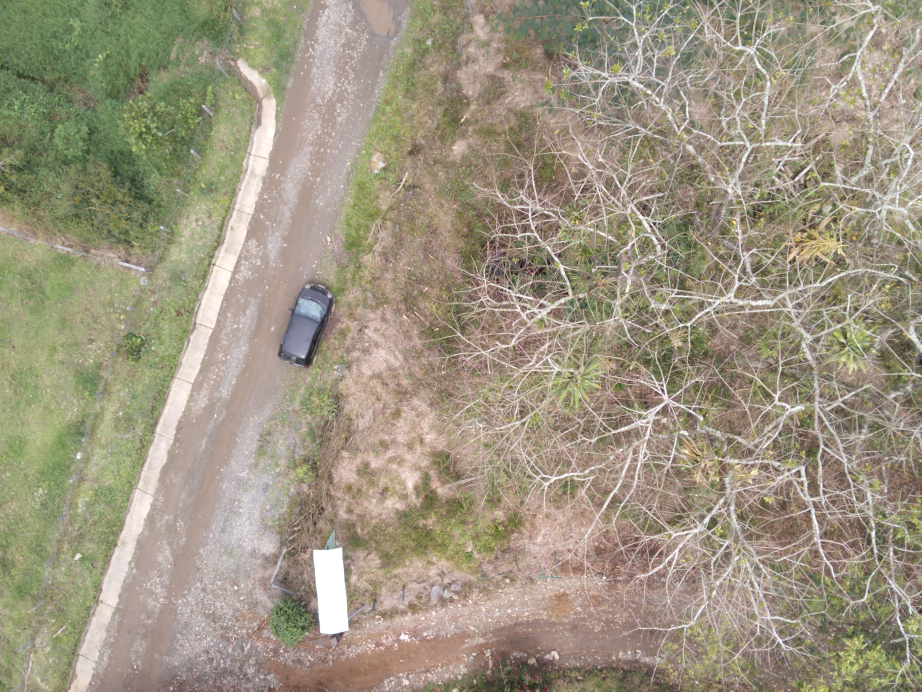
#> input picture c_gan/pre_process/sequoia_images/img_RGB.JPG, 4608 x 3456 px, found by its file name (shown at 1/5 size)
$ python registration.py
#> lines starting #> are read from the running program, lines starting #| are printed output that depends on the picture; after the words box and inside, x2 and y2 are one past the last pixel; in counts of white or black regions, pixels touching at a corner belong together
import cv2
import numpy as np

class ProyectividadOpenCV():

    error_reproyeccion = 4

    def __init__(self):
        pass

    def estabilizador_imagen(self, imagen_base, imagen_a_estabilizar, radio=0.75, error_reproyeccion=4.0,
                             coincidencias=False):

        (kpsBase, featuresBase) = self.obtener_puntos_interes(imagen_base)
        (kpsAdicional, featuresAdicional) = self.obtener_puntos_interes(imagen_a_estabilizar)

        M = self.encontrar_coincidencias(imagen_base, imagen_a_estabilizar, kpsBase, kpsAdicional, featuresBase,
                                         featuresAdicional, radio)

        if M is None:
            print("pocas coincidencias")
            return None

        if len(M) > 4:
            (H, status) = self.encontrar_H_RANSAC_Estable(M, kpsBase, kpsAdicional, error_reproyeccion)
            estabilizada = cv2.warpPerspective(imagen_base, H, (imagen_base.shape[1], imagen_base.shape[0]))
            return estabilizada
        print("sin coincidencias")
        return None

    def img_alignment_sequoia(self, img_RGB, stb_NIR, img_RED):

        stb_RGB = self.estabilizador_imagen(img_RGB, stb_NIR)
        stb_RED = self.estabilizador_imagen(img_RED, stb_NIR)

        return stb_RGB, stb_NIR, stb_RED

    def obtener_puntos_interes(self, imagen):

        descriptor = cv2.SIFT_create()
        (kps, features) = descriptor.detectAndCompute(imagen, None)

        return kps, features

    def encontrar_coincidencias(self, img1, img2, kpsA, kpsB, featuresA, featuresB, ratio):

        matcher = cv2.DescriptorMatcher_create("BruteForce")
        rawMatches = matcher.knnMatch(featuresA, featuresB, 2)
        matches = []

        for m in rawMatches:
            if len(m) == 2 and m[0].distance < m[1].distance * ratio:
                matches.append((m[0].trainIdx, m[0].queryIdx))

        return matches

    def encontrar_H_RANSAC_Estable(self, matches, kpsA, kpsB, reprojThresh):

        if len(matches) > 4:
            ptsA = np.float32([kpsA[i].pt for (_, i) in matches])
            ptsB = np.float32([kpsB[i].pt for (i, _) in matches])

            (H, status) = cv2.findHomography(ptsA, ptsB, cv2.RANSAC, reprojThresh)

            return (H, status)

        return None

def main():
    width = 700
    height = 500

    example_2 = ProyectividadOpenCV()

    img_RGB = cv2.imread("c_gan/pre_process/sequoia_images/img_RGB.JPG", 0)
#> img_RGB: shape (3456, 4608); min 18, max 255, mean 149.3
    img_RED = cv2.imread("c_gan/pre_process/sequoia_images/img_RED.TIF", 0)
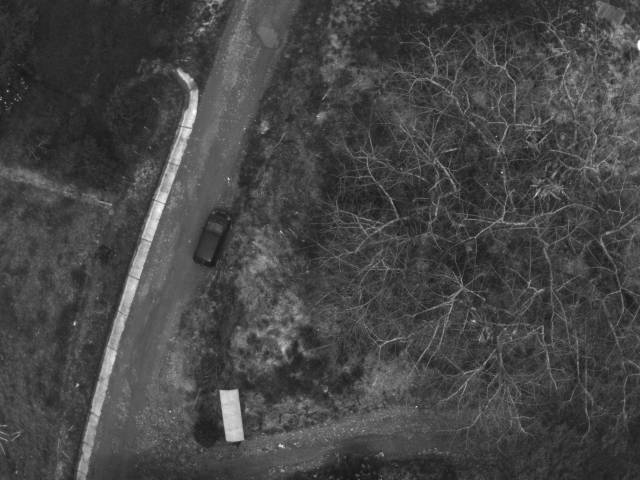
#> input picture c_gan/pre_process/sequoia_images/img_RED.TIF, 1280 x 960 px, found by its file name (shown at 1/2 size)
#> img_RED is the input picture: shape (960, 1280); min 20, max 255, mean 69.8
    img_NIR = cv2.imread("c_gan/pre_process/sequoia_images/img_NIR.TIF", 0)
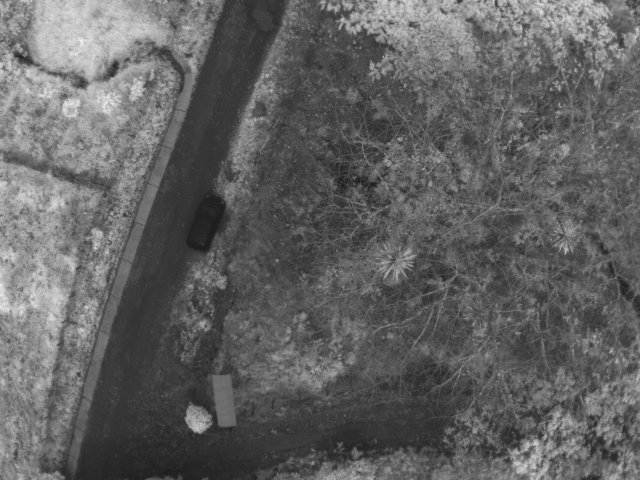
#> input picture c_gan/pre_process/sequoia_images/img_NIR.TIF, 1280 x 960 px, found by its file name (shown at 1/2 size)
#> img_NIR is the input picture: shape (960, 1280); min 25, max 255, mean 98.1

    img_RGB = cv2.resize(img_RGB, (width, height), interpolation=cv2.INTER_LINEAR)
#> img_RGB: shape (500, 700)
    img_NIR = cv2.resize(img_NIR, (width, height), interpolation=cv2.INTER_LINEAR)
#> img_NIR: shape (500, 700)
    img_RED = cv2.resize(img_RED, (width, height), interpolation=cv2.INTER_LINEAR)
#> img_RED: shape (500, 700)

    merged_fix_bad = cv2.merge((img_RGB, img_NIR, img_RED))
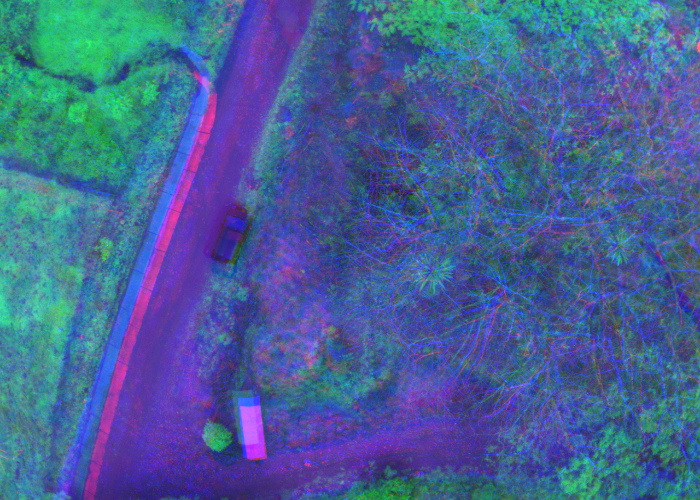
#> merged_fix_bad: shape (500, 700, 3); mean of channels 0, 1, 2 149.2, 97.9, 69.7; drawn as B, G, R

    stb_RGB, stb_NIR, stb_RED = example_2.img_alignment_sequoia(img_RGB, img_NIR, img_RED)
#> in obtener_puntos_interes, `(kps, features) = descriptor.detectAndCompute(imagen, None)`: kps = 3347 keypoints; strongest (x, y, size): (422, 187, 2), (663, 386, 2.5), (505, 280, 1.9), (428, 197, 1.9)
#> in estabilizador_imagen, `(kpsBase, featuresBase) = self.obtener_puntos_interes(imagen_base)`: kpsBase has the same summary as kps in obtener_puntos_interes
#> in obtener_puntos_interes (call 2), `(kps, features) = descriptor.detectAndCompute(imagen, None)`: kps = 3786 keypoints; strongest (x, y, size): (215, 439, 16), (89, 86, 9.5), (123, 72, 10.6), (27, 61, 12.6)
#> in estabilizador_imagen, `(kpsAdicional, featuresAdicional) = self.obtener_puntos_interes(imagen..`: kpsAdicional has the same summary as kps in obtener_puntos_interes
#> in encontrar_coincidencias, `rawMatches = matcher.knnMatch(featuresA, featuresB, 2)`: rawMatches = 3347 matches
#> after the loop in encontrar_coincidencias, `for m in rawMatches:`: matches = [(2073, 302), (977, 424), (1568, 509), (1024, 590), (1170, 599), (1620, 1156), (1726, 1279), (2152, 1679), (2629, 2326)]
#> in estabilizador_imagen, `M = self.encontrar_coincidencias(imagen_base, imagen_a_estabilizar, kp..`: M has the same summary as matches in encontrar_coincidencias
#> in encontrar_H_RANSAC_Estable, `ptsA = np.float32([kpsA[i].pt for (_, i) in matches])`: ptsA = [[135.5, 286.3], [188.2, 171.7], [228.5, 217.7], [251.7, 456.9], [257.2, 460], [392.8, 227.8], [412.9, 225.8], [482.1, 326.5], [571.1, 222.3]]
#> in encontrar_H_RANSAC_Estable, `ptsB = np.float32([kpsB[i].pt for (i, _) in matches])`: ptsB = [[462.9, 344.7], [184.9, 170.6], [379.1, 377], [205.2, 428.5], [251.7, 446.5], [388.3, 224.9], [409.4, 222.6], [476.7, 320.5], [557.3, 221]]
#> in encontrar_H_RANSAC_Estable, `(H, status) = cv2.findHomography(ptsA, ptsB, cv2.RANSAC, reprojThresh)`: H = [[1.07, -0.0453, -6.79], [0.0443, 0.912, 6.97], [0.000163, -0.000133, 1]]; status = [0, 1, 0, 0, 1, 1, 1, 0, 1]
#> in estabilizador_imagen, `estabilizada = cv2.warpPerspective(imagen_base, H, (imagen_base.shape[..`:
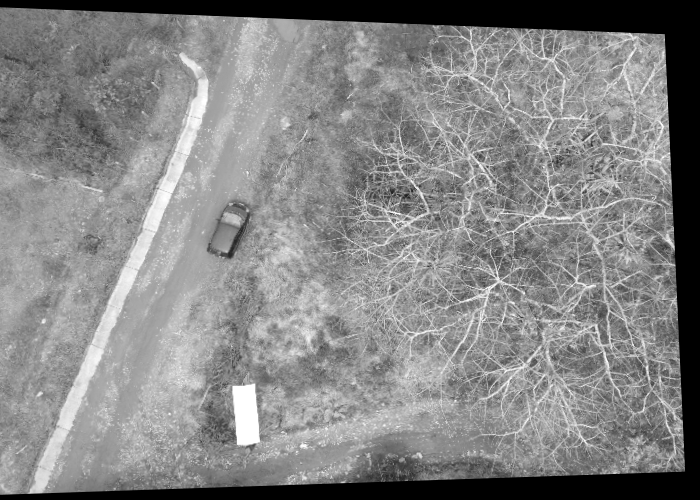
#> estabilizada: shape (500, 700); min 0, max 255, mean 133.5
#> in obtener_puntos_interes (call 3), `(kps, features) = descriptor.detectAndCompute(imagen, None)`: kps = 1736 keypoints; strongest (x, y, size): (251, 419, 17.2), (255, 447, 15.9), (85, 401, 2.2), (208, 120, 11)
#> in estabilizador_imagen (call 2), `(kpsBase, featuresBase) = self.obtener_puntos_interes(imagen_base)`: kpsBase has the same summary as kps in obtener_puntos_interes
#> in obtener_puntos_interes (call 4), `(kps, features) = descriptor.detectAndCompute(imagen, None)`: kps = 3786 keypoints; strongest (x, y, size): (215, 439, 16), (89, 86, 9.5), (123, 72, 10.6), (27, 61, 12.6)
#> in encontrar_coincidencias (call 2), `rawMatches = matcher.knnMatch(featuresA, featuresB, 2)`: rawMatches = 1736 matches
#> in encontrar_H_RANSAC_Estable (call 2), `ptsA = np.float32([kpsA[i].pt for (_, i) in matches])`: ptsA = 15 rows, first 8: [98.19, 451.4], [100.5, 461.3], [110.6, 389.2], [169.9, 247.2], [179.7, 209.5], [191.3, 188.3], [210.2, 140.6], [259.8, 462]
#> in encontrar_H_RANSAC_Estable (call 2), `ptsB = np.float32([kpsB[i].pt for (i, _) in matches])`: ptsB = 15 rows, first 8: [462.9, 344.7], [98.86, 413.9], [170.9, 197.4], [194.3, 149.9], [172.4, 191.9], [184.9, 170.6], [194.3, 149.9], [251.7, 446.5]

    mask_RGB = (stb_RGB > 0).astype(np.uint8)
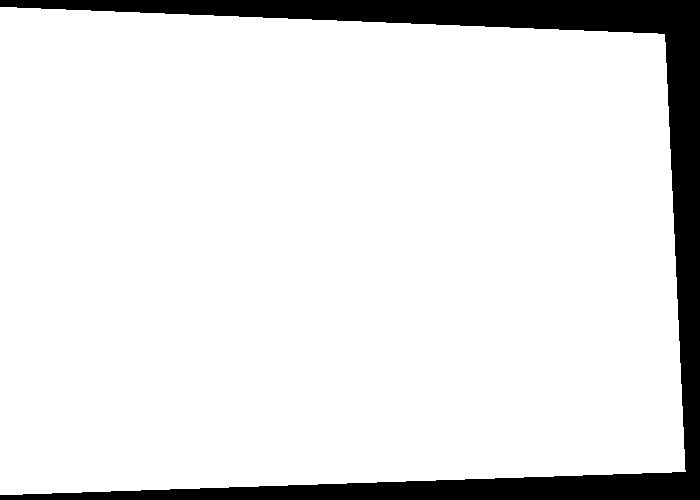
#> mask_RGB: shape (500, 700); values 0 (black) and 1 (white), 89.4% white; 1 black region, box (x1, y1, x2, y2) and area: (0, 0, 700, 500) 37099
    mask_RED = (stb_RED > 0).astype(np.uint8)
#> mask_RED: shape (500, 700); values 0 (black) and 1 (white), 96.6% white; 1 black region
    mask_NIR = (stb_NIR > 0).astype(np.uint8)
#> mask_NIR: shape (500, 700); every value is 1

    mask_intersection = cv2.bitwise_and(mask_RED, mask_NIR, mask_RGB)

    contours, _ = cv2.findContours(mask_intersection, cv2.RETR_EXTERNAL, cv2.CHAIN_APPROX_SIMPLE)
#> contours = 1 contour; box (x1, y1, x2, y2) and area: (0, 0, 697, 489) 336962

    x, y, w, h = cv2.boundingRect(contours[0])
#> x = 0; y = 0; w = 697; h = 489

    cropped_RGB = stb_RGB[y:y+h, x:x+w]
    cropped_RED = stb_RED[y:y+h, x:x+w]
    cropped_NIR = stb_NIR[y:y+h, x:x+w]
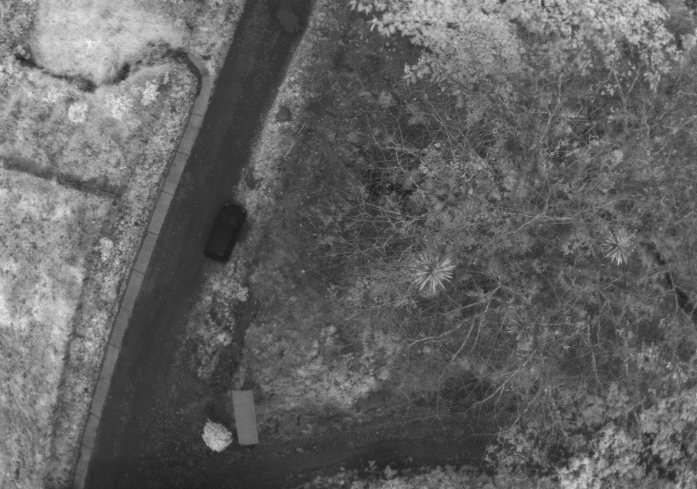
#> cropped_NIR: shape (489, 697); min 26, max 251, mean 98.1

    cv2.imwrite('cropped_RGB.jpg', cropped_RGB)
    cv2.imwrite('cropped_RED.jpg', cropped_RED)
    cv2.imwrite('cropped_NIR.jpg', cropped_NIR)

    merged_fix_stb = cv2.merge((stb_RGB, stb_NIR, img_RED))
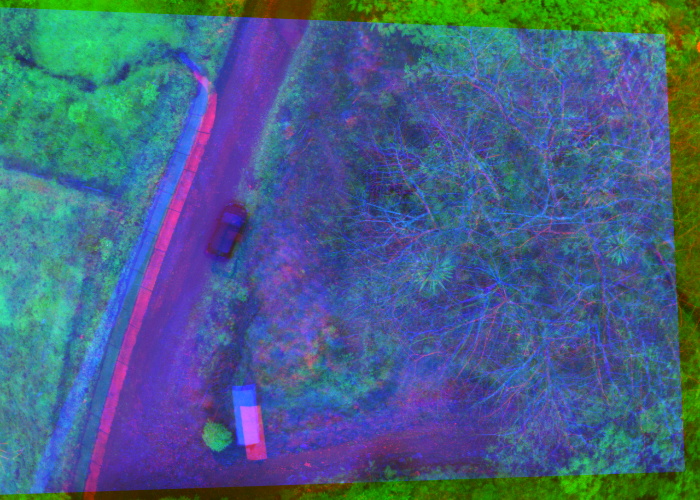
#> merged_fix_stb: shape (500, 700, 3); mean of channels 0, 1, 2 133.5, 97.9, 69.7; drawn as B, G, R

    print("La primera imagen que se genera simplemente superpone las imágenes sin alinear \n Cerrar la ventana para continuar \n")
    cv2.imshow('frame', merged_fix_bad)
    cv2.waitKey(0)

    print("La siguiente imagen si se encuentra debidamente alineada. Cerrar la ventana para terminar")
    cv2.imshow('frame', merged_fix_stb)
    cv2.waitKey(0)

    cv2.destroyAllWindows()

if __name__ == '__main__':
    main()
